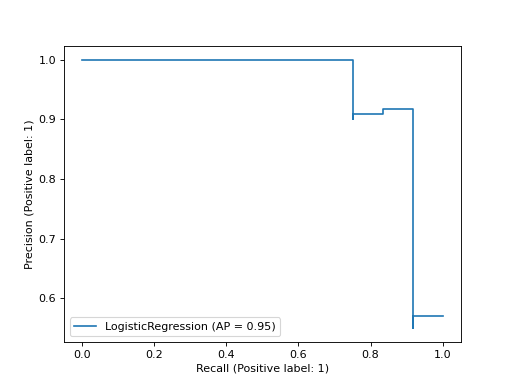

Generate this figure with Python:
import matplotlib.pyplot as plt
from sklearn.datasets import make_classification
from sklearn.metrics import PrecisionRecallDisplay
from sklearn.model_selection import train_test_split
from sklearn.linear_model import LogisticRegression
X, y = make_classification(random_state=0)
X_train, X_test, y_train, y_test = train_test_split(
        X, y, random_state=0)
clf = LogisticRegression()
clf.fit(X_train, y_train)
# LogisticRegression()
PrecisionRecallDisplay.from_estimator(
   clf, X_test, y_test)
# <...>
plt.show()
